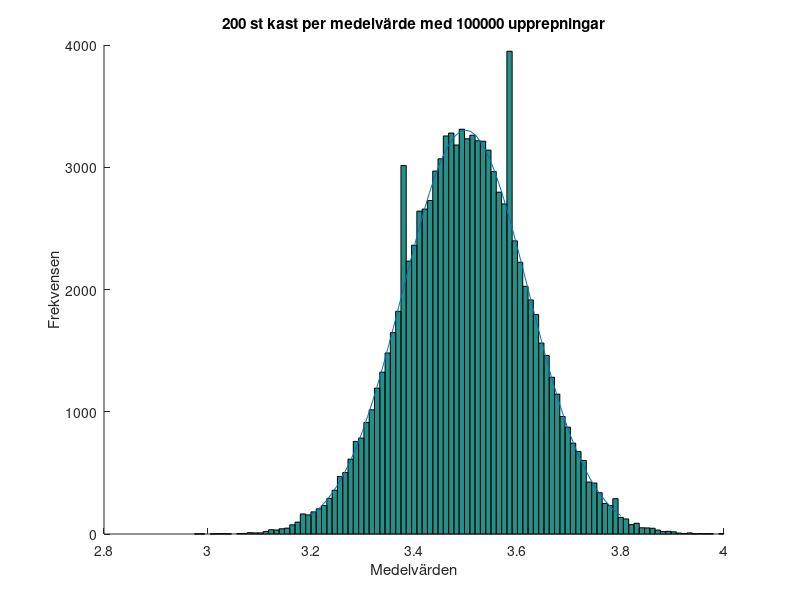

Source code (MATLAB):
%L2_2d
clear
clc
format long

n = 200; %antal kast per medelvärde
N = [10^5]; %antal upprepningar
for i=1:length(N)
    figure;
    hold on
    r = zeros(1,N(i));
    for j=1:N(i)
        y = floor(1+6*rand(1,n));
        r(j) = mean(y);
    end
    hist(r,100); % Rita ett histogram med 100 intervall
    title([num2str(n),' st kast per medelvärde med ', num2str(N(i)), ' upprepningar'])
    xlabel('Medelvärden')
    ylabel('Frekvensen')
    shg

end

hold on

x = 3.2:0.01:3.8;
mu = 3.5;
sigma = sqrt(35/(12*n)); 
f = @(x) (1/(sigma * sqrt(2*pi))) * exp(-(x-mu).^2 / (2*sigma^2));
plot(x,1000*f(x))